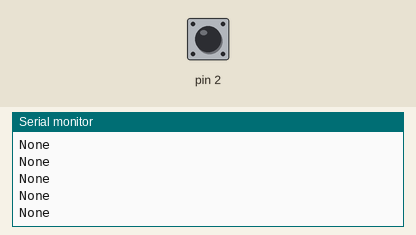
Bench run of a sketch on a simulated Arduino Uno, built with avr-gcc and run on an emulated ATmega328P. Parts: the last lines printed to the serial monitor. Inputs (shaded band) come from the test bench; at power-on: pin 2 HIGH.

Above: at 1.2 s.
1.3 s: pin 2 driven LOW
At 1.9 s:
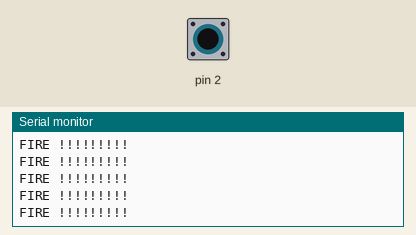
6.2 s: pin 2 pulsed HIGH 2 times (0.12 s each, 0.3 s apart)
12.8 s: pin 2 driven HIGH
At 13.6 s:
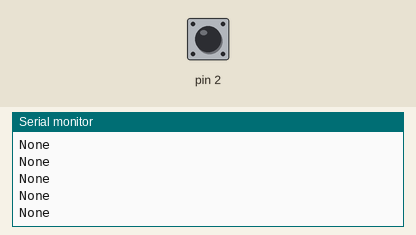
15.8 s: pin 2 driven LOW
At 16.7 s:
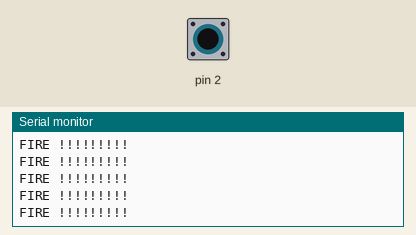

The sketch:

Fire.ino
```cpp
void setup() {
  pinMode(2, INPUT);
  Serial.begin(9600);
}

void loop() {
  int sensorValue = digitalRead(2);

  if(sensorValue == LOW)
  {
    Serial.println("FIRE !!!!!!!!!");
  }
  else
  {
    Serial.println("None");
  }

}
```

Measured:
- after the input at 1.3 s, the serial monitor: prints a new line after 0.07 s (image 1)
- after the input at 12.8 s, the serial monitor: prints a new line after 0.08 s (image 2)
